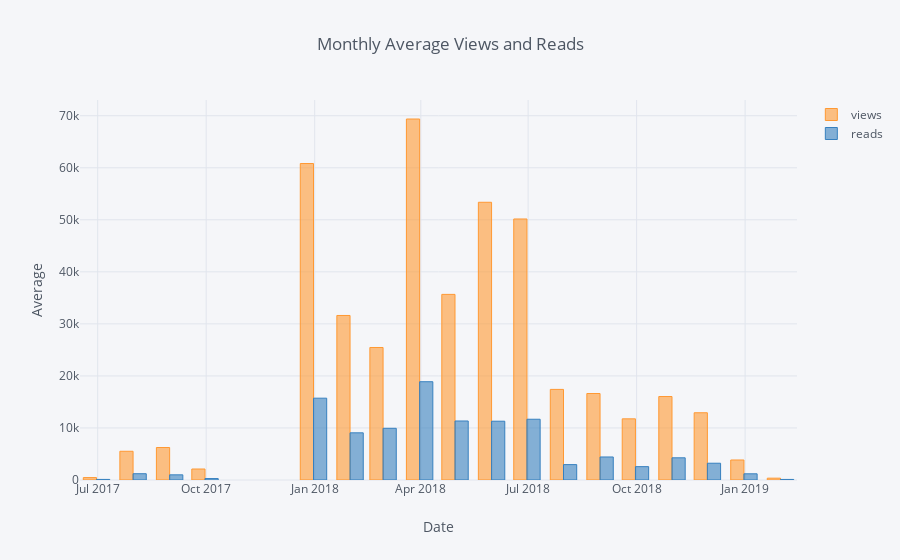

Notebook code cell kept with this figure:
### Code cell
df2.iplot(
    kind='bar',
    xTitle='Date',
    yTitle='Average',
    title='Monthly Average Views and Reads')

### Figure 1 — Plotly figure (JSON) as saved in the notebook; plotly's stock layout.template omitted (floating-point values rounded to 4 significant figures)
{"data": [{"marker": {"color": "rgba(255, 153, 51, 0.6)", "line": {"color": "rgba(255, 153, 51, 1.0)", "width": 1}}, "name": "views", "orientation": "v", "text": "", "type": "bar", "uid": "1b988f98-1578-482a-9a63-6f69d5a6f7fc", "x": ["2017-06-30", "2017-07-31", "2017-08-31", "2017-09-30", "2017-10-31", "2017-11-30", "2017-12-31", "2018-01-31", "2018-02-28", "2018-03-31", "2018-04-30", "2018-05-31", "2018-06-30", "2018-07-31", "2018-08-31", "2018-09-30", "2018-10-31", "2018-11-30", "2018-12-31", "2019-01-31"], "y": [463.7, 5521.0, 6243.0, 2113, "", "", 60820.0, 31620.0, 25460.0, 69370.0, 35670.0, 53370.0, 50160.0, 17410, 16620.0, 11760.0, 16040.0, 12920.0, 3845.0, 354.3]}, {"marker": {"color": "rgba(55, 128, 191, 0.6)", "line": {"color": "rgba(55, 128, 191, 1.0)", "width": 1}}, "name": "reads", "orientation": "v", "text": "", "type": "bar", "uid": "8008df9f-1254-43b2-b5ce-5c1894f62366", "x": ["2017-06-30", "2017-07-31", "2017-08-31", "2017-09-30", "2017-10-31", "2017-11-30", "2017-12-31", "2018-01-31", "2018-02-28", "2018-03-31", "2018-04-30", "2018-05-31", "2018-06-30", "2018-07-31", "2018-08-31", "2018-09-30", "2018-10-31", "2018-11-30", "2018-12-31", "2019-01-31"], "y": [112.3, 1207.0, 993.7, 279, "", "", 15724, 9066.0, 9934.0, 18884, 11340.0, 11298, 11680.0, 2957.0, 4423.0, 2565.0, 4265.0, 3224.0, 1189.0, 110.3]}], "layout": {"legend": {"bgcolor": "#F5F6F9", "font": {"color": "#4D5663"}}, "paper_bgcolor": "#F5F6F9", "plot_bgcolor": "#F5F6F9", "title": "Monthly Average Views and Reads", "titlefont": {"color": "#4D5663"}, "xaxis": {"gridcolor": "#E1E5ED", "showgrid": true, "tickfont": {"color": "#4D5663"}, "title": "Date", "titlefont": {"color": "#4D5663"}, "zerolinecolor": "#E1E5ED"}, "yaxis": {"gridcolor": "#E1E5ED", "showgrid": true, "tickfont": {"color": "#4D5663"}, "title": "Average", "titlefont": {"color": "#4D5663"}, "zerolinecolor": "#E1E5ED"}}}
